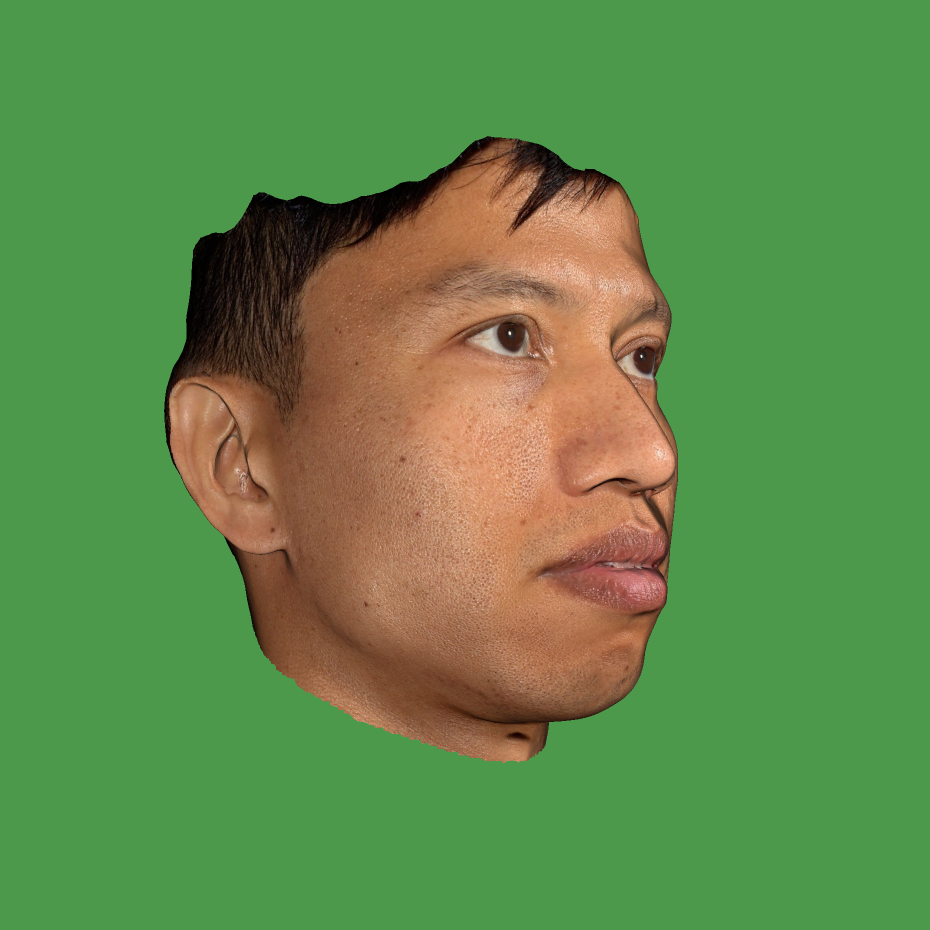
#> input picture test.png, 1860 x 1860 px (shown at 1/2 size)
$ python match.py test.png vlcsnap-00005.png
#> lines starting #> are read from the running program, lines starting #| are printed output that depends on the picture
### keypoints.py
from typing import Tuple

import cv2
import numpy as np


class FaceDetector(object):


    def __init__(self):
        self.face_cascade = \
            cv2.CascadeClassifier('./res/haarcascade_frontalface_alt.xml')
        self.profile_cascade = \
            cv2.CascadeClassifier('./res/haarcascade_profileface.xml')


    def __call__(self, image:np.ndarray, profile='front'):

        gray = cv2.cvtColor(image, cv2.COLOR_BGR2GRAY)

        if profile == 'front':
            faces = self.face_cascade.detectMultiScale(gray, 1.3, 5)
        elif profile == 'side':
            faces = self.profile_cascade.detectMultiScale(gray, 1.3, 5)

        if len(faces) == 0:

            return None

        return faces[-1]  # todo: return the largest ROI face


class FeatureExtractor(object):

    def __init__(self, detector='SIFT'):

        if detector == 'ORB':
            self.detector = cv2.ORB_create()
        elif detector == 'SIFT':
            self.detector = cv2.xfeatures2d.SIFT_create(
                nfeatures=0,
                nOctaveLayers=3,
                contrastThreshold=0.05,  #
                edgeThreshold=100
            )

    def __call__(self, image: np.ndarray, roi: Tuple[int, int, int, int]=None):
        if len(image.shape) > 2:
            gray = cv2.cvtColor(image, cv2.COLOR_BGR2GRAY)
        else:
            gray = image

        if roi is not None:
            # mask roi
            x, y, w, h = roi
            mask = np.zeros(gray.shape, dtype=np.uint8)
            mask[y:y+h, x:x+w, ...] = gray[y:y+h, x:x+w, ...]

            # image processing
            #mask = cv2.equalizeHist(mask)
            #mask = np.clip(mask * 1.2, 0.0, 255.0).astype(np.uint8)
        else:
            mask = gray

        # features detection + extraction
        pts = cv2.goodFeaturesToTrack(mask, 3000,
            qualityLevel=0.0001, minDistance=7, mask=mask)

        kps = [cv2.KeyPoint(x=f[0][0], y=f[0][1], _size=20) for f in pts]
        kps, des = self.detector.compute(image, kps)
        #kps, des = self.detector.detectAndCompute(mask, None)

        return kps, des, mask


class FeatureMatcher(object):

    def __init__(self, normtype=cv2.NORM_L2):
        self.bfmatcher = cv2.BFMatcher(normtype, crossCheck=False)

    # [18 lines left out: function __call__, not called in this run]


class FrameMatcher(FeatureMatcher):

    def __init__(self, normtype=cv2.NORM_L2):
        self.bfmatcher = cv2.BFMatcher(normtype, crossCheck=False)

    # [5 lines left out: function __call__, not called in this run]


class Frame(object):

    facedetector = FaceDetector()
    featureextractor = FeatureExtractor()

    # [23 lines left out: functions __init__, getAnnotated, not called in this run]

    @property
    def keypoints(self):
        return self._kps

    @property
    def descriptor(self):
        return self._des

### match.py
import argparse

import cv2
from matplotlib import pyplot as plt

from keypoints import FeatureExtractor, FeatureMatcher, FaceDetector


parser = argparse.ArgumentParser(description='Keypoints matcher')
parser.add_argument('image1', type=str)
parser.add_argument('image2', type=str)

def roiToRect(roi):
    x,y,w,h = roi
    return ((x,y),(x+w,y+h))

def main(args):

    facedetector = FaceDetector()
    extractor = FeatureExtractor()
    matcher = FeatureMatcher()

    img1 = cv2.imread(args.image1)
#> img1 is the input picture: shape (1860, 1860, 3); mean B, G, R 75.1, 138.3, 97.2
    roi1 = facedetector(img1)
#> in __call__, `gray = cv2.cvtColor(image, cv2.COLOR_BGR2GRAY)`:
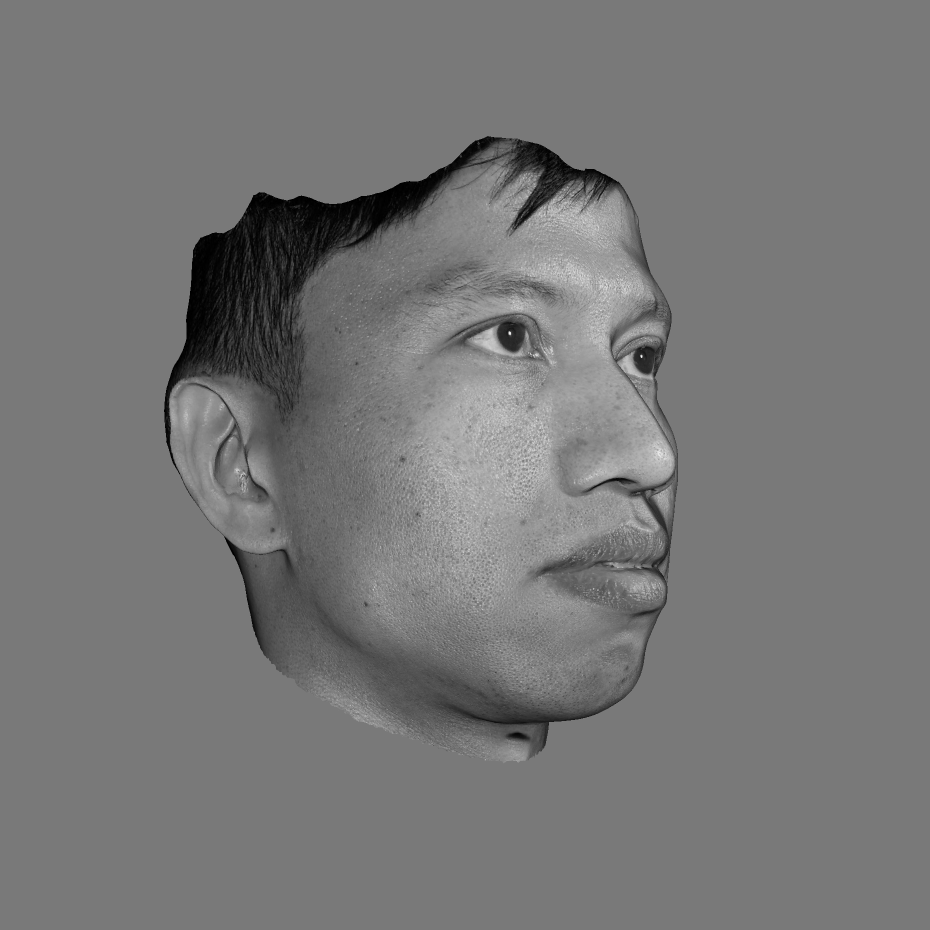
#> gray: shape (1860, 1860) (shown at 1/2 size); min 0, max 250, mean 118.7
#> in __call__, `faces = self.face_cascade.detectMultiScale(gray, 1.3, 5)`: faces = ()
    img2 = cv2.imread(args.image2)
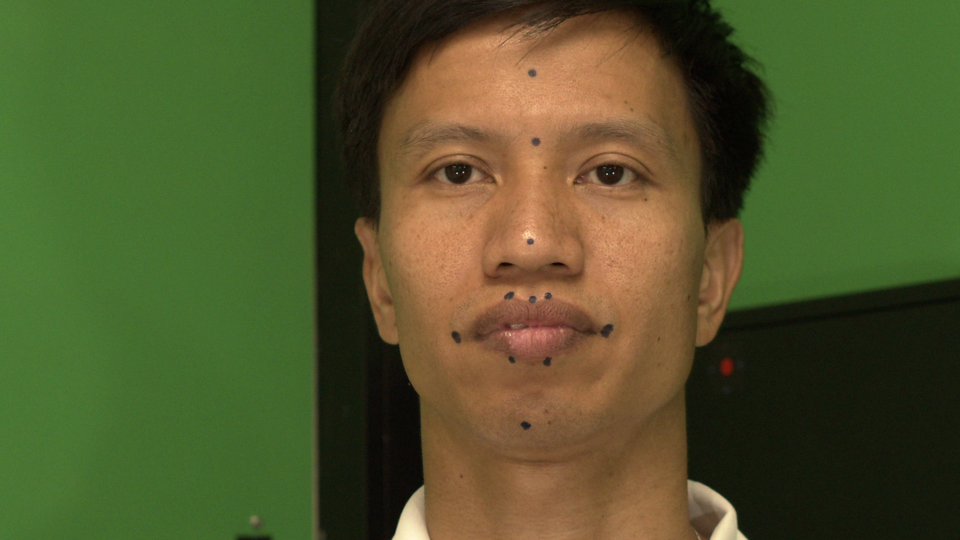
#> input picture vlcsnap-00005.png, 1920 x 1080 px (shown at 1/2 size)
#> img2 is the input picture: shape (1080, 1920, 3); mean B, G, R 43.4, 85.8, 80.5
    roi2 = facedetector(img2, profile='side')
#> call 2 of __call__, with profile = 'side'
#> in __call__ (call 2), `gray = cv2.cvtColor(image, cv2.COLOR_BGR2GRAY)`:
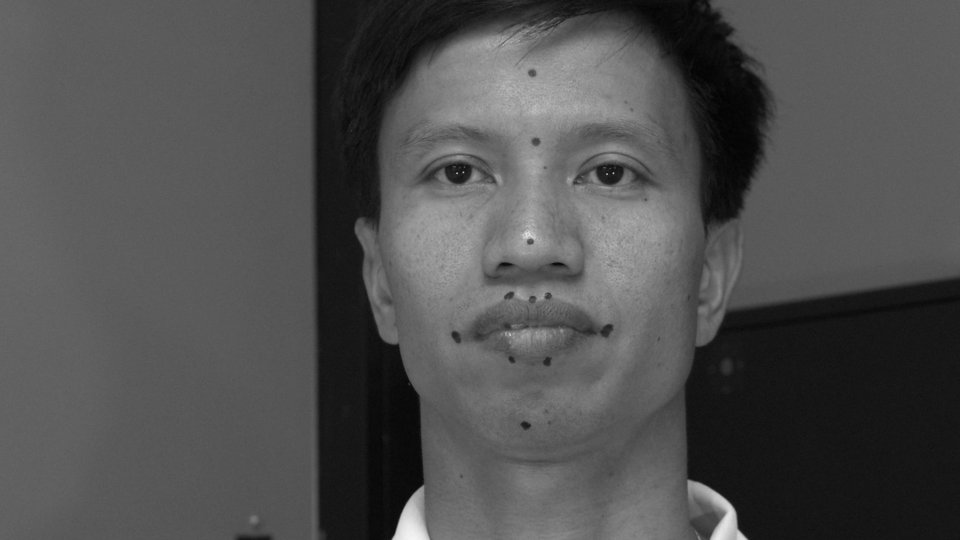
#> gray: shape (1080, 1920) (shown at 1/2 size); min 1, max 245, mean 79.4

    kp1, des1, _ = extractor(img1, roi1)
#> in __call__, `pts = cv2.goodFeaturesToTrack(mask, 3000, qualityLevel=0.0001, minDist..`: pts = 3000 rows, first 8: [1283, 714], [1018, 663], [1168, 341], [1067, 710], [1058, 705], [1186, 1178], [1041, 1363], [484, 950]
    kp2, des2, _ = extractor(img2, roi2)
    matches, mask = matcher(kp1, des1, kp2, des2, loweratio=0.9)

    kpimg1 = cv2.drawKeypoints(img1, kp1, None,
        flags=cv2.DRAW_MATCHES_FLAGS_DRAW_RICH_KEYPOINTS)
    if roi1 is not None:
        kpimg1 = cv2.rectangle(kpimg1,*roiToRect(roi1),(0,255,0),3)
    kpimg2 = cv2.drawKeypoints(img2, kp2, None,
        flags=cv2.DRAW_MATCHES_FLAGS_DRAW_RICH_KEYPOINTS)
    if roi2 is not None:
        kpimg2 = cv2.rectangle(kpimg2,*roiToRect(roi2),(0,255,0),3)
    img3 = cv2.drawMatchesKnn(img1,kp1,img2,kp2,matches,None,
        flags=cv2.DrawMatchesFlags_NOT_DRAW_SINGLE_POINTS, matchesMask=mask)

    plt.figure()
    plt.imshow(cv2.cvtColor(img3, cv2.COLOR_BGR2RGB))
    plt.figure()
    plt.imshow(cv2.cvtColor(kpimg1, cv2.COLOR_BGR2RGB))
    plt.figure()
    plt.imshow(cv2.cvtColor(kpimg2, cv2.COLOR_BGR2RGB))
    plt.show()

if __name__ == '__main__':
#> (the run stopped early here; a loop or call above may not have finished)
